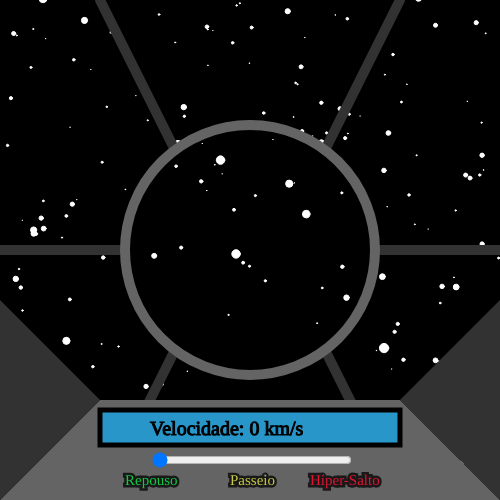
Frame 1 (no input)
Frame 60 (no input): identical to frame 1, image omitted
Frame 120 (the mouse pressed at the canvas centre since frame 60): identical to frame 1, image omitted

The p5.js sketch that drew this single still picture (run headless with seeded random() and noise() and a simulated clock; from frame 60 on, the mouse is pressed at the canvas centre):

// p5.js sketch
// ── sketch.js
let estrelas = [];

function setup() {
  
  slider = createSlider(0, 2, 0);
  slider.position(150, 450);
  slider.style("width", "200px");
  
  createCanvas(500, 500);
  
  for (let i = 0; i < (width + height) / 2; i++) {
    estrelas[i] = new Estrela();
  }
  
}

function draw() {
  
  translate(width / 2, height / 2);
  background(0);

  for (let i = 0; i < estrelas.length; i++) {
    estrelas[i].mostrar();
    estrelas[i].atualizar();
  }
  
  noFill();
  strokeWeight(10);
  stroke(50);
  line(-150, -250, -75, -100);
  line(150, -250, 75, -100);
  line(-150, 250, -75, 100);
  line(150, 250, 75, 100);
  line(-250, 0, -125, 0);
  line(250, 0, 125, 0);
  stroke(100);
  circle(0, 0, 250);
  
  noStroke();
  fill(100);
  quad(-250, 250, -150, 150, 150, 150, 250, 250);
  fill(50);
  triangle(250, 250, 150, 150, 250, 50);
  triangle(-250, 250, -150, 150, -250, 50);
  textFont("Georgia");
  textSize(15);
  strokeWeight(5);
  stroke(25);
  fill(20, 200, 70);
  text("Repouso", -125, 235);
  fill(200, 200, 70);
  text("Passeio", -20, 235);
  fill(220, 20, 50);
  text("Hiper-Salto", 60, 235);
  
  stroke(0);
  fill(40, 150, 200);
  rect(-150, 160, 300, 35);
  strokeWeight(1);
  textSize(20);
  fill(0);
  text("Velocidade: " + floor(estrelas[0].accel) * 100 + " km/s", -100, 185);
  
}

function Estrela() {
  
  this.x = random(-width / 2, width / 2);
  this.y = random(-height / 2, height / 2);
  this.z = random(width);
  this.zanterior = this.z;
  this.accel = 0;

  this.mostrar = function () {
    
    fill(255);
    stroke(255);

    let movimento_x = map(this.x / this.z, 0, 1, 0, width);
    let movimento_y = map(this.y / this.z, 0, 1, 0, height);
    let diametro = map(this.z, 0, width, 10, 0);

    circle(movimento_x, movimento_y, diametro);
  };

  this.atualizar = function () {
    
    if (slider.value() === 2) {
      this.accel += 0.05;
      this.accel = constrain(this.accel, 1, 20);
    } else if (slider.value() === 1) {
      this.accel = 1;
    } else {
      this.accel = 0;
    }
    
    this.z -= slider.value() * this.accel;
    if (this.z <= 0) {
      this.x = random(-width / 2, width / 2);
      this.y = random(-height / 2, height / 2);
      this.z = width;
    }
  }
}
